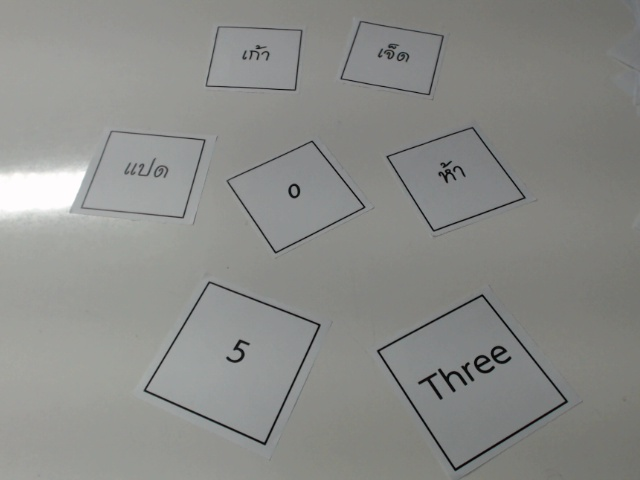
#> input picture Dataset/Real/sample_1.jpg, 640 x 480 px, found by its file name
$ python Test.py   (older library calls are emulated)
#> lines starting #> are read from the running program, lines starting #| are printed output that depends on the picture; after the words box and inside, x2 and y2 are one past the last pixel; in counts of white or black regions, pixels touching at a corner belong together
#> further down, frame is the input picture: shape (480, 640, 3); mean B, G, R 136.7, 139.8, 138.9
### Foundation/Binarization.py
import cv2
import numpy as np
from matplotlib import pyplot as plt
import time
import matplotlib
import skimage.io as io
import skimage.filters as filt
from skimage.data import page
from skimage.filters import (threshold_otsu, threshold_niblack,
                             threshold_sauvola)


class Binarization():
    def Binarization_Otsu(image):
        ret, image = cv2.threshold(image, 0, 255, cv2.THRESH_BINARY + cv2.THRESH_OTSU)
        return image

    # [32 lines left out: functions Binarization_LMM, Binarization_Niblack, not called in this run]

    def Binarization_Sauvola(image, window_size):
        thresh_sauvola = threshold_sauvola(image, window_size=window_size)
        binary_sauvola = image > thresh_sauvola
        binary_sauvola = binary_sauvola.astype(np.float32)
        binary_sauvola = binary_sauvola * 255
        return binary_sauvola

    # [26 lines left out: functions Binarization_Bernsen, Binarization_Adapt, not called in this run]

### IP_ADDR.py
__author__ = ['Zumo', 'Tew', 'Wisa']
__version__ = 1.11
# Fin all need function no comment though will add later
#                                           BY TEW

import scipy
import sys
import cv2
import numpy as np
from os import listdir
from os.path import isfile, join
from PIL import Image, ImageFont, ImageDraw
from Foundation import Binarization, Filter
import copy


class Image_Processing_And_Do_something_to_make_Dataset_be_Ready():
    # def __init__(self):
    # GLOBAL
    SHAPE = (640, 480)
    CREATE_SHAPE = (320, 320)

    # Binarization Mode
    OTSU_THRESHOLDING = 0
    ADAPTIVE_CONTRAST_THRESHOLDING = 1
    NIBLACK_THRESHOLDING = 2
    SAUVOLA_THRESHOLDING = 3
    BERNSEN_THRESHOLDING = 4
    LMM_THRESHOLDING = 5

    # Noise Filter
    KUWAHARA = 6
    WIENER = 7
    MEDIAN = 8
    # Blur Filter
    GAUSSIAN = 9
    AVERAGING = 10
    BILATERAL = 11

    # morphology method
    ERODE = cv2.MORPH_ERODE
    DILATE = cv2.MORPH_DILATE
    OPENING = cv2.MORPH_OPEN
    CLOSING = cv2.MORPH_CLOSE
    GRADIENT = cv2.MORPH_GRADIENT
    TOP_HAT = cv2.MORPH_TOPHAT
    BLACK_HAT = cv2.MORPH_BLACKHAT

    # Estimate method
    INTER_LINEAR = cv2.INTER_LINEAR
    INTER_AREA = cv2.INTER_AREA
    INTER_CUBIC = cv2.INTER_CUBIC
    INTER_NEAREST = cv2.INTER_NEAREST
    INTER_LANCZOS4 = cv2.INTER_LANCZOS4
    INTER_MAX = cv2.INTER_MAX
    WARP_FILL_OUTLIERS = cv2.WARP_FILL_OUTLIERS
    WARP_INVERSE_MAP = cv2.WARP_INVERSE_MAP

    # Generate Border Method
    BORDER_CONSTANT = cv2.BORDER_CONSTANT
    BORDER_REPLICATE = cv2.BORDER_REPLICATE
    BORDER_REFLECT = cv2.BORDER_REFLECT
    BORDER_WRAP = cv2.BORDER_WRAP
    BORDER_REFLECT101 = cv2.BORDER_REFLECT101
    BORDER_TRANSPARENT = cv2.BORDER_TRANSPARENT
    BORDER_ISOLATED = cv2.BORDER_ISOLATED

    # Colorcode
    GRAY_SCALE = cv2.COLOR_BGR2GRAY
    RGB = cv2.COLOR_BGR2RGB
    HSV = cv2.COLOR_BGR2HSV
    BGR = None

    # pass


    def binarize(image, method=OTSU_THRESHOLDING, value=None):
        if method == __class__.OTSU_THRESHOLDING:
            img = Binarization.Binarization_Otsu(image)
        elif method == __class__.ADAPTIVE_CONTRAST_THRESHOLDING:
            img = Binarization.Binarization_Adapt(image, value[0], value[1])
        elif method == __class__.NIBLACK_THRESHOLDING:
            img = Binarization.Binarization_Niblack(image, value[0], value[1])
        elif method == __class__.SAUVOLA_THRESHOLDING:
            img = Binarization.Binarization_Sauvola(image, value)
        elif method == __class__.BERNSEN_THRESHOLDING:
            img = Binarization.Binarization_Bernsen(image)
        elif method == __class__.LMM_THRESHOLDING:
            img = Binarization.Binarization_LMM(image)
        else:
            sys.exit("Unknown method\n")
        return img.astype(np.uint8)
    # Binarize image into two value 255 or 0
    # example
    '''import Image_Processing_And_Do_something_to_make_Dataset_be_Ready() as ipaddr
       img = cv2.imread('one.jpg',0)
       img = ipaddr.binarize(img,method=ipaddr.OTSU_THRESHOLDING)
       cv2.imshow('img',img)
       cv2.waitKey(0)'''

    # [10 lines left out: function remove_noise, not called in this run]
    # reduce image noise such as salt and pepper noise
    # example
    '''import Image_Processing_And_Do_something_to_make_Dataset_be_Ready() as ipaddr
       img = cv2.imread('one.jpg',0)
       img = ipaddr.remove_noise(img,method=ipaddr.KUWAHARA , value=5)
       cv2.imshow('img',img)
       cv2.waitKey(0)'''

    def resize(image, shape=SHAPE, method=INTER_LINEAR):
        img = cv2.resize(image, shape, interpolation=method)
        return img
    # change image size
    # example
    '''import Image_Processing_And_Do_something_to_make_Dataset_be_Ready() as ipaddr
       img = cv2.imread('one.jpg',0)
       img = ipaddr.resize(img,(28,28) )
       cv2.imshow('img',img)
       cv2.waitKey(0)'''

    # [6 lines left out: function capture, not called in this run]
    # change image size
    # example
    '''import Image_Processing_And_Do_something_to_make_Dataset_be_Ready() as ipaddr
       camera = cv2.videoCapture(0)
       img = ipaddr.capture( camera)
       cv2.imshow('img',img)
       cv2.waitKey(0)'''
    # [12 lines left out: function translate, not called in this run]
    # translate image (move to the left right or whatever by value)
    # example
    '''import Image_Processing_And_Do_something_to_make_Dataset_be_Ready() as ipaddr
       img = cv2.imread('one.jpg',0)
       img = ipaddr.translate(img,(1,1))
       cv2.imshow('img',img)
       cv2.waitKey(0)'''

    # [13 lines left out: function blur, not called in this run]
    # blur image with three method
    # example
    '''import Image_Processing_And_Do_something_to_make_Dataset_be_Ready() as ipaddr
       img = cv2.imread('one.jpg',0)
       img = ipaddr.blur(img,ipaddr.AVERAGING,3)
       cv2.imshow('img',img)
       cv2.waitKey(0)'''

    def morph(image, mode=DILATE, value=[3, 3]):
        matrix = np.ones((value[0], value[1]), np.float32)
        img = cv2.morphologyEx(image, mode, matrix)
        return img
    # morph image acording to mode and value use to construct kernel
    # example
    '''import Image_Processing_And_Do_something_to_make_Dataset_be_Ready() as ipaddr
       img = cv2.imread('one.jpg',0)
       img = ipaddr.morph(img,ipaddr.DILATE,[15,15])
       cv2.imshow('img',img)
       cv2.waitKey(0)'''


    # [8 lines left out: function rotation, not called in this run]
    # rotate image according to center of rotation and angle
    # example
    '''import Image_Processing_And_Do_something_to_make_Dataset_be_Ready() as ipaddr
       img = cv2.imread('one.jpg',0)
       img = ipaddr.rotation(img,(img.shape[1]/2,img.shape[2]/2),15)
       cv2.imshow('img',img)
       cv2.waitKey(0)'''

    # [120 lines left out: functions font_to_image, distorse, crop_image, Get_Plate2, Get_Word2, magnifly, not called in this run]

    '''IP = Image_Processing_And_Do_something_to_make_Dataset_be_Ready()
        img = cv2.imread('one.jpg',0)
        img = IP.distorse(img,function='sine',axis='x',alpha=20,beta=2)
        img = IP.distorse(img,function='sine',axis='y',alpha=20,beta=2)
        cv2.imshow('img',img)
        cv2.waitKey(0)'''

    # [97 lines left out: functions order_points, four_point_transform, remove_perspective, not called in this run]

    class Plate():

        #A class for plate
        # [104 lines left out: functions __init__, auto_canny, get_plate, not called in this run]
        # [15 lines of commented-out code are left out]
    '''import Image_Processing_And_Do_something_to_make_Dataset_be_Ready() as ipaddr
       img = cv2.imread('one.jpg',0)
       img = ipaddr.morph(img,ipaddr.DILATE,[15,15])
       cv2.imshow('img',img)
       cv2.waitKey(0)'''

    # [123 lines left out: functions ztretch, Adapt_Image, zkeleton, not called in this run]


    # extract plate from image
    # example
    '''import Image_Processing_And_Do_something_to_make_Dataset_be_Ready() as ipaddr
       img = cv2.imread('one.jpg',0)
       img = ipaddr.morph(img,ipaddr.DILATE,[15,15])
       cv2.imshow('img',img)
       cv2.waitKey(0)'''

### Test.py
import tensorflow as tf
from tensorflow.python.framework import ops

# mathematical module
import numpy as np
import math
import random as ran
import random

# display module
import matplotlib.pyplot as plt

# system module
import os
import sys
import cv2
import copy

# my own library
from Tenzor import TenzorCNN, TenzorNN, TenzorAE

from IP_ADDR import Image_Processing_And_Do_something_to_make_Dataset_be_Ready as IP

def aspectRatio(img_f):
    img_fc = copy.deepcopy(img_f)
    img_fc, cfc, hfc = cv2.findContours(img_fc, mode=cv2.RETR_TREE, method=cv2.CHAIN_APPROX_NONE)
    try:
        xfc,yfc,wfc,hfc = cv2.boundingRect(cfc[-1])
    except:
        return 1.0
    aspect_ratio = float(wfc)/hfc
    return aspect_ratio

def getWordSize(img_f):
    img_fc = copy.deepcopy(img_f)
    img_fc, contours, hfc = cv2.findContours(img_fc, mode=cv2.RETR_TREE, method=cv2.CHAIN_APPROX_NONE)
    try:
        cnt = contours[-1]
    except:
        return 0,0
    leftmost = np.array(cnt[cnt[:,:,0].argmin()][0])
    rightmost = np.array(cnt[cnt[:,:,0].argmax()][0])
    topmost = np.array(cnt[cnt[:,:,1].argmin()][0])
    bottommost = np.array(cnt[cnt[:,:,1].argmax()][0])
    return np.linalg.norm(leftmost-rightmost),np.linalg.norm(topmost-bottommost)


def Adapt_Image(image):
    inv_image = 255 - image
    dilate = cv2.dilate(inv_image, np.ones((10, 10)))
    ret, cnt, hierarchy = cv2.findContours(dilate, cv2.RETR_TREE, cv2.CHAIN_APPROX_NONE)
    rect = cv2.minAreaRect(cnt[0])
    if rect[1][0] > rect[1][1]:
        y1 = int(rect[1][0] / 2) + int(rect[0][0])
        y2 = int(rect[0][0]) - int(rect[1][0] / 2)
        x1 = int(rect[1][0] / 2) + int(rect[0][1])
        x2 = int(rect[0][1]) - int(rect[1][0] / 2)
    else:
        y1 = int(rect[1][1] / 2) + int(rect[0][0])
        y2 = int(rect[0][0]) - int(rect[1][1] / 2)
        x1 = int(rect[1][1] / 2) + int(rect[0][1])
        x2 = int(rect[0][1]) - int(rect[1][1] / 2)
    return cv2.resize(image[x2:x1, y2:y1], (30, 60))


def Get_Plate(img, sauvola_kernel=11, perc_areaTh=[0.005, 0.5], numberOword=(0.5, 1.5), minimumLength=0.05,
              plate_opening=3, char_opening=13, Siz=60.0):
#> called with sauvola_kernel = 15, numberOword = (0.5, 1.5), minimumLength = 1e-14, plate_opening = 3, char_opening = 13, Siz = 60
    org = copy.deepcopy(img)
    x, y, c = org.shape
#> x = 480; y = 640; c = 3
    areaTh = (perc_areaTh[0] * x * y, perc_areaTh[1] * x * y)
#> areaTh = (153600, 30720000000000)
    gray = cv2.cvtColor(img, cv2.COLOR_BGR2GRAY)
    ret, img_o = cv2.threshold(gray, 127, 255, cv2.THRESH_OTSU)
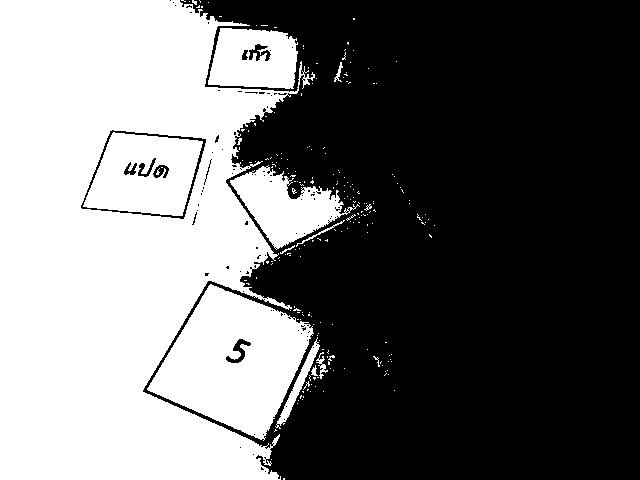
#> img_o: shape (480, 640); 42.8% white; 220 white regions (206 under 20 px), largest, box (x1, y1, x2, y2) and area: (0, 0, 315, 480) 98845, (147, 284, 314, 441) 14786, (83, 132, 203, 216) 7059
#> ret = 141
    img_s = IP.binarize(gray, IP.SAUVOLA_THRESHOLDING, sauvola_kernel)
#> in Binarization_Sauvola, `thresh_sauvola = threshold_sauvola(image, window_size=window_size)`:
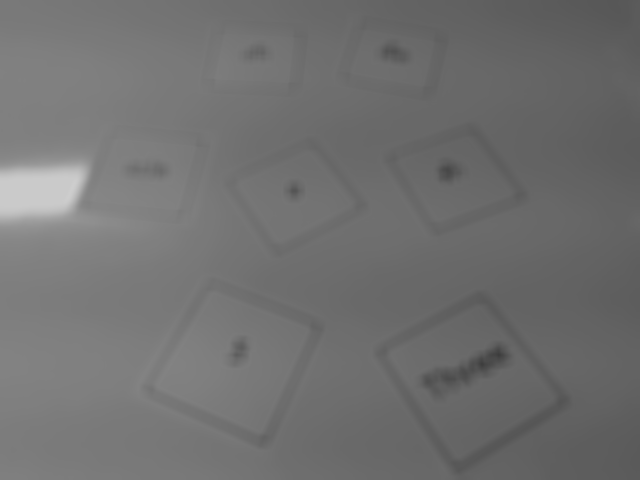
#> thresh_sauvola: shape (480, 640) float64; min 61.79, max 205.2, mean 112.6
#> in Binarization_Sauvola, `binary_sauvola = image > thresh_sauvola`:
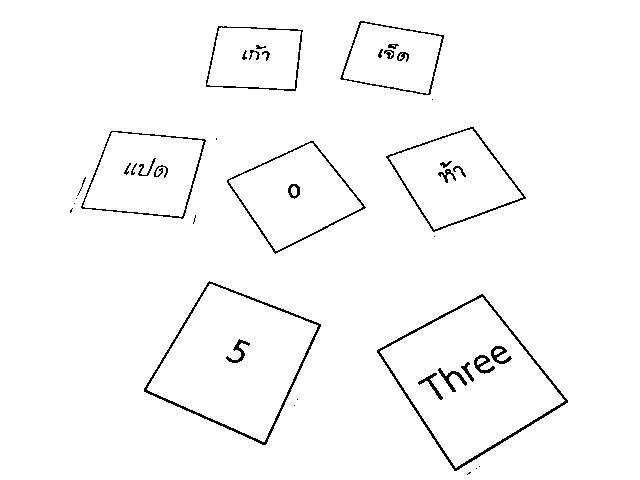
#> binary_sauvola: shape (480, 640) bool; 97.7% white; black in thin lines or dots, all inside (x1, y1, x2, y2) = (70, 21, 568, 475)

    img_s = np.array(img_s, dtype=np.uint8)
    cv2.imshow("S", img_s)
    cv2.waitKey(0)
    img = cv2.bitwise_and(img_s, img_o)
#> img: shape (480, 640); 42.8% white; 220 white regions (206 under 20 px), largest, box (x1, y1, x2, y2) and area: (0, 0, 315, 480) 98813, (147, 284, 314, 441) 14786, (83, 132, 203, 216) 7059
    cv2.imshow("S1", img)
    cv2.waitKey(0)
    img_c = copy.deepcopy(img)
    img_c = IP.morph(img_c, mode=IP.ERODE, value=[plate_opening, plate_opening])
#> in morph, `img = cv2.morphologyEx(image, mode, matrix)`:
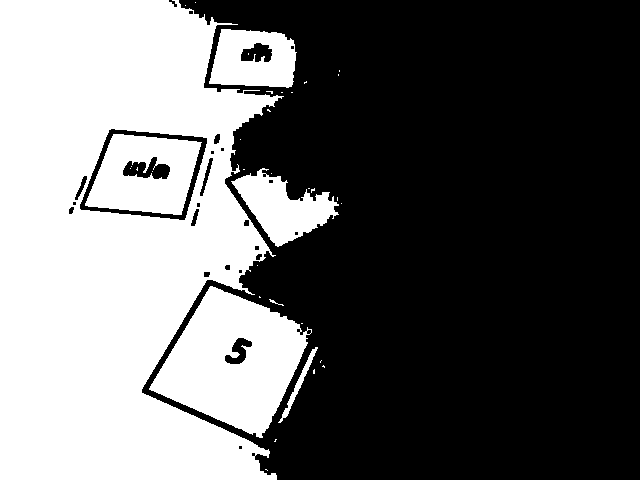
#> img: shape (480, 640); 40.5% white; 36 white regions (29 under 20 px)
    cv2.imshow("S2", img_c)
    cv2.waitKey(0)
    # org = copy.deepcopy(img_c)

    # cv2.imshow('frame',img_c)
    # cv2.waitKey(0)
    img_c, contours, hierarchy = cv2.findContours(img_c, mode=cv2.RETR_TREE, method=cv2.CHAIN_APPROX_NONE)
#> contours = 64 contours, 43 with area under 20; largest, box (x1, y1, x2, y2) and area: (0, 0, 284, 480) 103968, (149, 286, 312, 438) 14004, (79, 128, 208, 221) 8761, (85, 134, 202, 215) 6828, (209, 29, 297, 88) 4161
    subImg = []

    for ic in range(0, len(contours)):
        cnt = contours[ic]
        hi = hierarchy[0][ic]
        epsilon = minimumLength * cv2.arcLength(cnt, True)
        approx = cv2.approxPolyDP(cnt, epsilon, True)
        area = cv2.contourArea(cnt)
        if (len(approx) == 4) and (hi[0] != -1) and (hi[1] != -1) and (area > areaTh[0]) and (area < areaTh[1]):

            img_p = IP.remove_perspective(img, approx, (int(Siz), int(Siz)), org_shape=(x, y))
            white = np.count_nonzero(img_p) / (Siz * Siz)
            if (white > 0.1):
                img_m = IP.morph(img_p, mode=IP.OPENING, value=[char_opening, char_opening])

                aspect_ratio = aspectRatio(img_m)
                sz = min(getWordSize(img_m))
                if (aspect_ratio > numberOword[0]) and (aspect_ratio < numberOword[1]):
                    if aspect_ratio < 1.00:
                        rotating_angle = [0, 180]
                    else:
                        rotating_angle = [90, -90]
                else:
                    if aspect_ratio < 1.00:
                        rotating_angle = [90, -90]
                    else:
                        rotating_angle = [0, 180]
                diff = [0, 0]

                for a in range(0, len(rotating_angle)):
                    angle = rotating_angle[a]
                    img_r = IP.rotation(img_p, (img_p.shape[0] / 2, img_p.shape[1] / 2), angle)
                    ctr = int(Siz / 2)
                    img_r = img_r[ctr - 15:ctr + 15, ctr - 30:ctr + 30]
                    img_r[:, 0:5] = 255
                    img_r[:, 60 - 6:60 - 1] = 255
                    img_r[0:5, :] = 255
                    img_r[30 - 6:30 - 1, :] = 255
                    # img_r = Adapt_Image(img_r)
                    subImg.append(img_r)
                    '''chkO = checkOreantation(img_r)
                    diff[a] = [chkO,copy.deepcopy(img_r)]
                if diff[0][0] > diff[1][0]:
                    subImg.append(diff[0][1])
                else:
                    subImg.append(diff[1][1])'''
                cv2.drawContours(org, [approx], 0, (0, 0, 255), 3)
#> this loop made 64 passes
#> (hi, epsilon, area) on passes 6, 10, 11, 12, 21, 33, 35, 39, 42, 44, 45, 46: ([6, 4, -1, -1], 1.9e-12, 308.5), ([13, 8, 10, -1], 5.47e-12, 14003.5), ([11, -1, -1, 9], 1.21e-12, 404), ([12, 10, -1, 9], 1.65e-13, 20), ([24, 19, 21, -1], 4.22e-12, 3882.5), ([36, 31, 33, -1], 2.78e-12, 4161), ([-1, 33, 35, 32], 1.22e-12, 470.5), ([-1, 37, 39, -1], 2.08e-11, 103967.5), ([42, 40, -1, 38], 2.31e-13, 37.5), ([44, 42, -1, 38], 2.05e-13, 31), ([45, 43, -1, 38], 2.39e-13, 36.5), ([46, 44, -1, 38], 1.77e-13, 23)
#> after the loop, subImg = []

    return org, subImg


while (True):

    # Capture frame-by-frame
    frame = cv2.imread("Dataset\\Real\\sample_1.jpg",1)
    org = copy.deepcopy(frame)  # Our operations on the frame come here
    org, LoM = Get_Plate(frame,15,[0.5,100000000],minimumLength=0.00000000000001)
#> LoM = []
    LoM = np.array(LoM)
#> LoM = empty array
    # Display the resulting frame
    LoM = cv2.imread('file', 0)
    LoM = np.array(LoM)
    LoC = copy.deepcopy(LoM)
#> (the run stopped early here; a loop or call above may not have finished)
